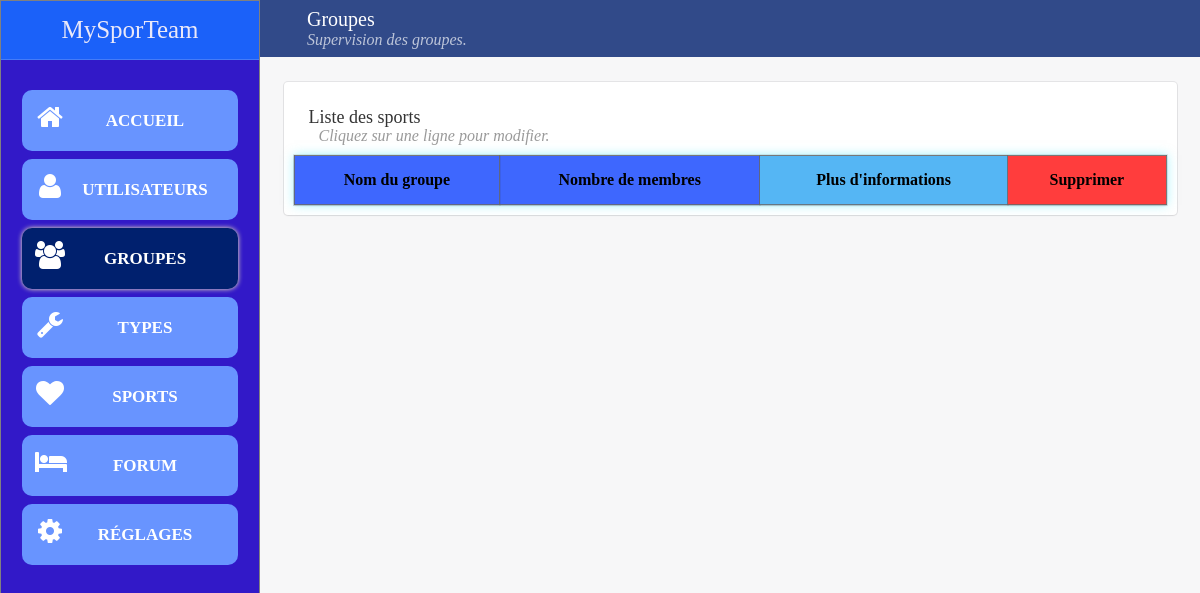
The page /admin/groupes on the database as committed earlier.
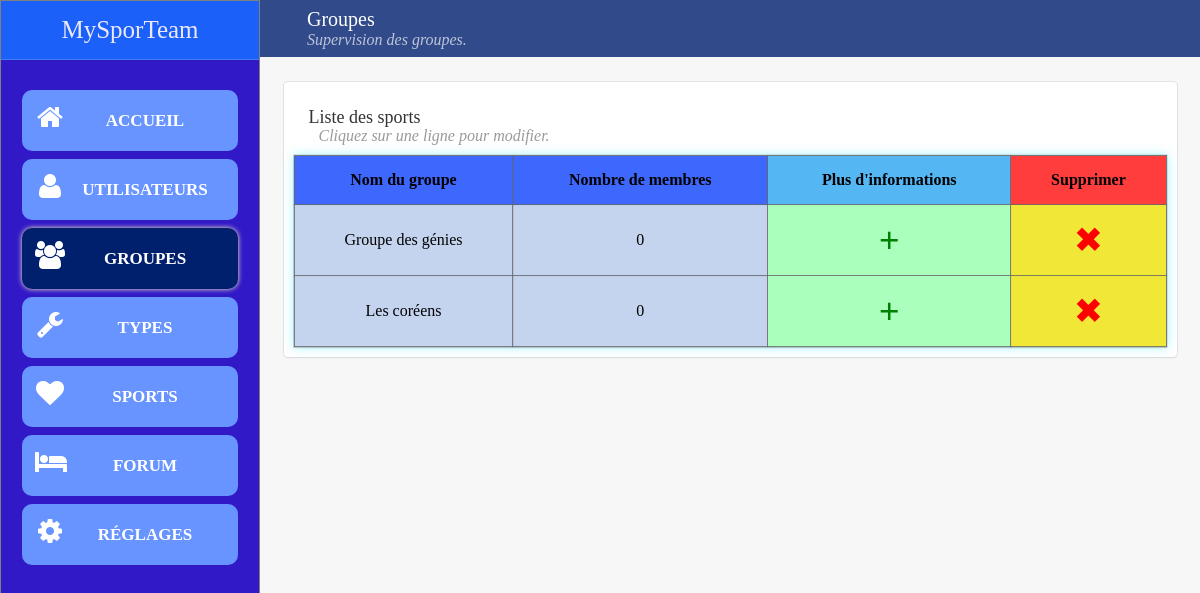
The same page on the database as committed later.
### tables this page shows
CREATE TABLE `groupe` (
  `id` int(11) unsigned NOT NULL AUTO_INCREMENT,
  `nom` varchar(1000) DEFAULT NULL,
  `description` varchar(10000) DEFAULT NULL,
  `public` tinyint(1) unsigned DEFAULT NULL,
  `nbmax_sportifs` int(11) unsigned DEFAULT NULL,
  `date_creation` date DEFAULT NULL,
  `localisation` varchar(30) DEFAULT NULL,
  `nom_leader` varchar(30) DEFAULT NULL,
  `id_sport` int(11) unsigned DEFAULT NULL,
  `id_ville` int(11) unsigned DEFAULT NULL,
  `id_niveau` int(11) unsigned DEFAULT NULL,
  `id_categorie` int(11) unsigned DEFAULT NULL,
  PRIMARY KEY (`id`),
  KEY `id_ville` (`id_ville`),
  KEY `id_sport` (`id_sport`),
  KEY `id_categorie` (`id_categorie`),
  CONSTRAINT `groupe_ibfk_2` FOREIGN KEY (`id_ville`) REFERENCES `ville` (`id`),
  CONSTRAINT `groupe_ibfk_3` FOREIGN KEY (`id_sport`) REFERENCES `sports` (`id`),
  CONSTRAINT `groupe_ibfk_4` FOREIGN KEY (`id_categorie`) REFERENCES `catégorie` (`id`)
);

### controller/AdminController.php (called while the page is built, shortened)
<?php
require_once 'config/Vue.php';
require_once 'model/UserModele.php';
class AdminController
{
  private $user;
  function __construct()
  {
    $this->user=new UserModele();
    $this->groupe=new GroupeModele();
  }
  public function loadBackOfficeGroupe()
  {
    $groupes=$this->groupe->getGroup()->fetchAll();
    $nbmembres=$this->user->getNbMembreGroupe($groupes);
    $vue=new Vue("BackOfficeGroupe","Admin",['font-awesome.css', 'admin.css'], ['Admin/admin.js']);
    $vue->loadbackoffice(['groupes'=>$groupes, 'nbmembres'=>$nbmembres, 'error'=>$error, 'succes'=>$succes]);
  }
}

### index.php (called while the page is built)
<?php
require_once("config/Route.php");
$route=new Route;
$route->getPage();

### model/GroupeModele.php (called while the page is built, shortened)
<?php
require_once 'config/connectBDD.php';
class GroupeModele extends BaseDeDonnes
{
  function getGroup(){
    $sql="SELECT * FROM groupe";
    $resultat=$this->requeteSQL($sql);
    return $resultat;
  }
}

### config/connectBDD.php (called while the page is built, shortened)
<?php
class BaseDeDonnes
{
  private $servername = "localhost";
  private $username = "root";
  private $password = "";
  private $dbname = "MySporTeamBDD";
  private $db;
  function connectBDD(){
    if ($this->db==null){
      $this->db = new PDO("mysql:host=$this->servername;dbname=$this->dbname;charset=utf8", $this->username, $this->password);
      $this->db->setAttribute(PDO::ATTR_DEFAULT_FETCH_MODE, PDO::FETCH_ASSOC);
    }
    return $this->db;
  }
  function requeteSQL($sql, $parametres=[]){
      try {
        if (empty($parametres)){
          return $this->connectBDD()->query($sql);
        }else{
          $query=$this->connectBDD()->prepare($sql);
          $query->execute($parametres);
          return $query;
        }
      } catch (Exception $e) {
        echo $e->getMessage();
      }
  }
}

### model/UserModele.php (called while the page is built, shortened)
<?php
require_once 'config/connectBDD.php';
class UserModele extends BaseDeDonnes
{
  function getNbMembreGroupe($groupes){
    foreach ($groupes as $key => $value) {
      $sql = "SELECT COUNT(*) as nbMembres FROM utilisateur_groupe WHERE id_groupe=?";
      $resultat=$this->requeteSQL($sql, [$value['id']])->fetchAll();
      $allresults[$value['id']]=$resultat[0]['nbMembres'];
    }
    return $allresults;
  }
}

### view/Admin/VueBackOfficeGroupe.php (the view, shortened to what the changed rows need)
<div class="sidebar">
  <a href="<?php goToPage('Accueil')?>">
  <div class="TitreSite">
    MySporTeam
  </div>
</a>
  <ul class="menu">
    <a href="<?php goToPage('backoffice')?>">
      <li class="nextline">
          <i class="fa fa-home"></i>
          <p>Accueil</p>
      </li>
    </a>
    <a href="<?php goToPage('backofficeuser')?>">
      <li class="nextline">
          <i class="fa fa-user"></i>
          <p>Utilisateurs</p>
      </li>
    </a>
    <a href="<?php goToPage('backofficegroupe')?>">
      <li class="nextline active">
          <i class="fa fa-users"></i>
          <p>Groupes</p>
      </li>
    </a>
    <a href="<?php goToPage('backofficetype')?>">
      <li class="nextline">
          <i class="fa fa-wrench"></i>
          <p>Types</p>
      </li>
    </a>
    <a href="<?php goToPage('backofficesport')?>">
      <li class="nextline">
          <i class="fa fa-heart"></i>
          <p>Sports</p>
      </li>
    </a>
    <a href="<?php goToPage('backofficeforum')?>">
      <li class="nextline">
          <i class="fa fa-bed"></i>
          <p>Forum</p>
      </li>
    </a>
    <a href="<?php goToPage('backofficereglage')?>">
      <li class="nextline">
          <i class="fa fa-cog"></i>
          <p>Réglages</p>
      </li>
    </a>
  </ul>
</div>
<div class="main-panel">
  <div class="navbar navbar-header">
    <p class="title">Groupes</p>
    <i class="subtitle">Supervision des groupes.</i>
  </div>
  <div class="block95 card">
    <div class="header">
      <h4 class="title">Liste des sports</h4>
      <p class="sousheader">
        <i> Cliquez sur une ligne pour modifier. </p>
    </div>
    <div class="content_tableau">
      <table>
        <tr class="header_tableau">
          <th>Nom du groupe</th>
          <th>Nombre de membres</th>
          <th style="background-color:rgb(85, 182, 244);">Plus d'informations</th>
          <th style='background-color:rgb(255, 61, 61);'>Supprimer</th>
        </tr>
        <?php foreach ($groupes as $key => $value): ?>
            <tr class="lignesport">
              <td><?php echo ucfirst($value['nom']) ?></td>
              <td class="centre"><?php echo $nbmembres[$value['id']]?></td>
              <td id="<?php echo $value['id']?>" class="infoCell" onclick="modalinfo(this)" ><p class="plusButton" style="top:65px;">+</p></td>
              <td id="<?php echo $value['id']?>" class="supprCell" onclick="modalSuppr(this)"><p class="closeButton"  style="top:65px;">&#10006;</p></td>
            </tr>
        <?php endforeach; ?>
      </table>
  </div>
</div>

### config/Route.php (shortened to what the changed rows need)
<?php
require_once('controller/GroupeController.php');
require_once('controller/AdminController.php');
class Route
{
  private $ctr;
  private $params;
  function __construct()
  {
    $this->ctr =[
      'Accueil' => new AccueilController,
      'User'=> new UserController,
      'Groupe'=> new GroupeController,
      'Forum'=> new ForumController,
      'Sport'=> new SportController,
      'Admin'=> new AdminController
    ];
  }
  function getPage(){
    $json = file_get_contents("config/Route.json", "r");
    $obj = json_decode($json, true);
    if(isset($_GET['p'])){
      foreach ($obj as $key => $value) {
        $value=preg_replace("/{[^}]*}/", "([a-zA-Z0-9]+)", $value);
        $value = "#^".$value."$#";
        if (preg_match($value, $_GET['p'], $this->params)){
          $url = $key;
          $this->loadController($url);
        }
      }
    } else {
      $this->loadController('Accueil');
    }
  }
  function loadController($page){
    switch ($page) {
      case 'backofficegroupe':
        $this->ctr['Admin']->loadBackOfficeGroupe();
        break;
    }
  }
}
function goToPage($nom, $params=[]){
  $json = file_get_contents("config/Route.json", "r");
  $obj = json_decode($json, true);
  $url=$obj[$nom];
  echo "/".$url;
}

Rows that differ between the two databases and show on the page:
added groupe: nom "Groupe des génies", id "0"
added groupe: nom "Les coréens", id "0"
